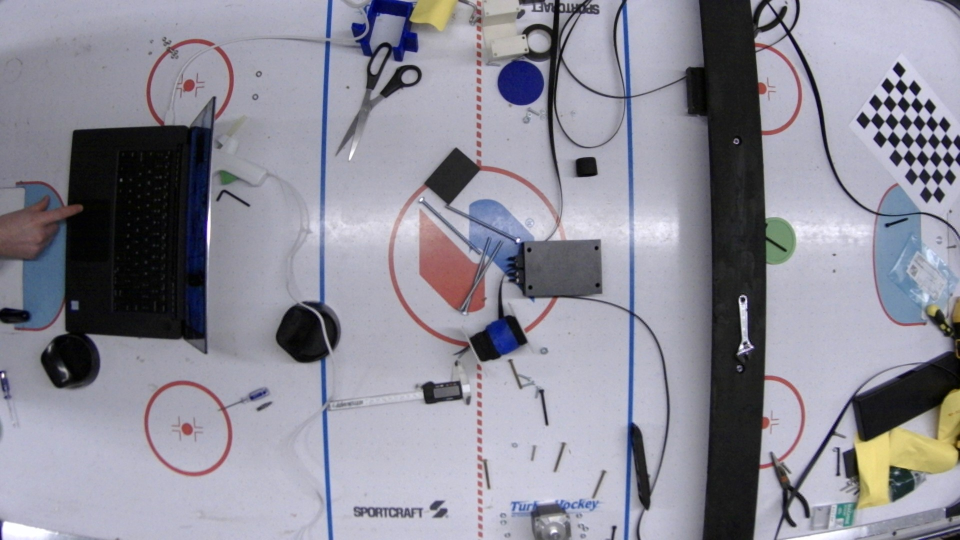
#> input picture Personals/Joey/newCalibrationPics/WIN_20231114_16_17_29_Pro.jpg, 1920 x 1080 px, found by its file name (shown at 1/2 size)
$ python undistort.py
#> lines starting #> are read from the running program, lines starting #| are printed output that depends on the picture; after the words box and inside, x2 and y2 are one past the last pixel; in counts of white or black regions, pixels touching at a corner belong together
import numpy as np
import cv2 as cv

def undistortCamera():
    # termination criteria
    criteria = (cv.TERM_CRITERIA_EPS + cv.TERM_CRITERIA_MAX_ITER, 40, 0.001)

    # prepare object points, like (0,0,0), (1,0,0), (2,0,0) ....,(6,5,0)
    objp = np.zeros((6*9,3), np.float32)
    objp[:,:2] = np.mgrid[0:9,0:6].T.reshape(-1,2)

    # Arrays to store object points and image points from all the images.
    objpoints = [] # 3d point in real world space
    imgpoints = [] # 2d points in image plane.
    images = ['newCalibrationPics\WIN_20231114_16_17_29_Pro.jpg',
'newCalibrationPics\WIN_20231114_16_17_28_Pro.jpg',
'newCalibrationPics\WIN_20231114_16_17_03_Pro.jpg',
'newCalibrationPics\WIN_20231114_16_17_02_Pro.jpg',
'newCalibrationPics\WIN_20231114_16_16_47_Pro.jpg',
'newCalibrationPics\WIN_20231114_16_16_40_Pro.jpg',
'newCalibrationPics\WIN_20231114_16_16_32_Pro.jpg',
'newCalibrationPics\WIN_20231114_16_16_28_Pro.jpg',
'newCalibrationPics\WIN_20231114_16_16_17_Pro.jpg',
'newCalibrationPics\WIN_20231114_16_16_10_Pro.jpg',
'newCalibrationPics\WIN_20231114_16_16_07_Pro.jpg',
'newCalibrationPics\WIN_20231114_16_16_05_Pro.jpg']
    for fname in images:
        img = cv.imread(fname)
#> img is the input picture: shape (1080, 1920, 3); mean B, G, R 152.1, 140.2, 141.2
        gray = cv.cvtColor(img, cv.COLOR_BGR2GRAY)
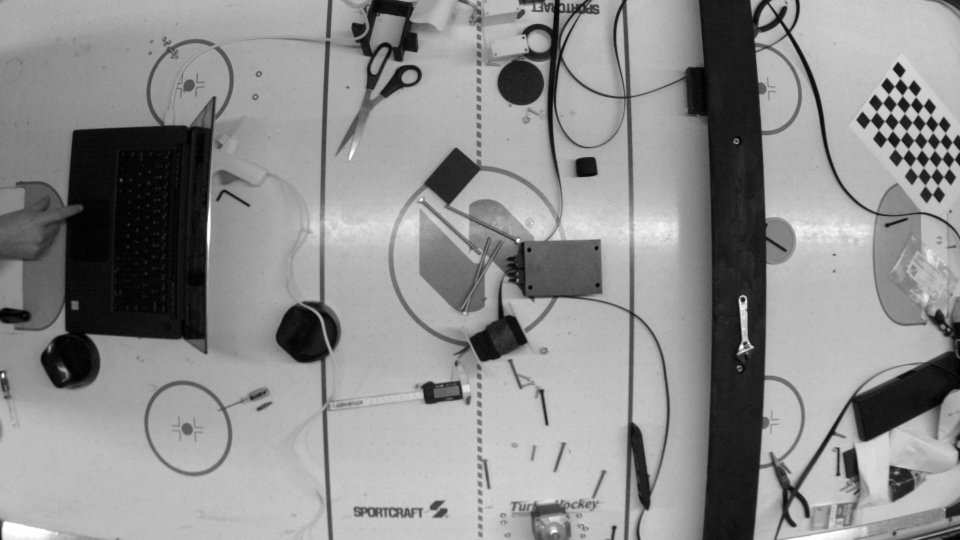
#> gray: shape (1080, 1920) (shown at 1/2 size); min 0, max 255, mean 141.8
        # Find the chess board corners
        ret, corners = cv.findChessboardCorners(gray, (9,6), None)
#> ret = False; corners = None
        # If found, add object points, image points (after refining them)
        if ret == True:
            objpoints.append(objp)
            corners2 = cv.cornerSubPix(gray,corners, (11,11), (-1,-1), criteria)
            imgpoints.append(corners2)
            # Draw and display the corners
            cv.drawChessboardCorners(img, (9,6), corners2, ret)
            cv.imshow('img', img)
            cv.waitKey(500)
#> pass 2 of the loop in undistortCamera, `for fname in images:`:
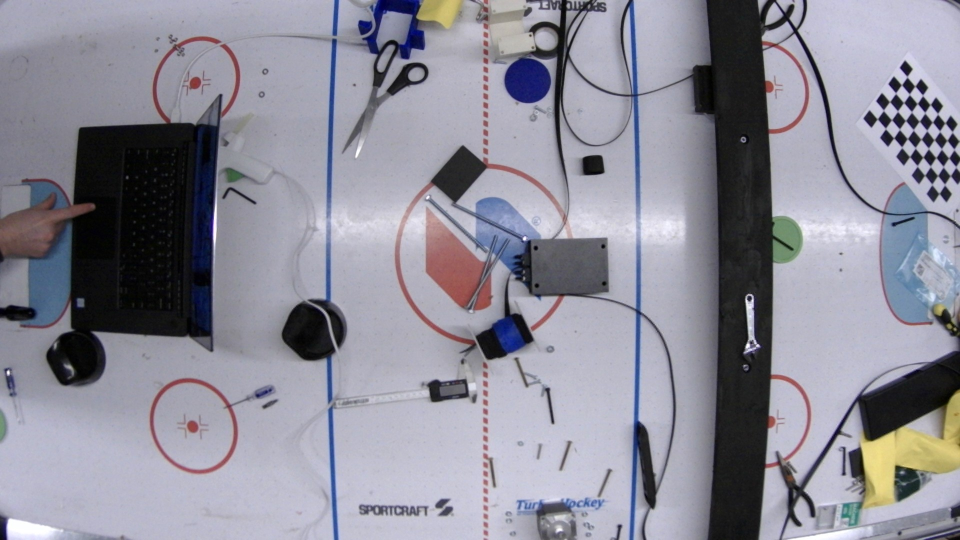
#> input picture Personals/Joey/newCalibrationPics/WIN_20231114_16_17_28_Pro.jpg, 1920 x 1080 px, found by its file name (shown at 1/2 size)
#> in undistortCamera, img is the input picture: shape (1080, 1920, 3); mean B, G, R 152.3, 140.2, 141.2
#> in undistortCamera, `gray = cv.cvtColor(img, cv.COLOR_BGR2GRAY)`:
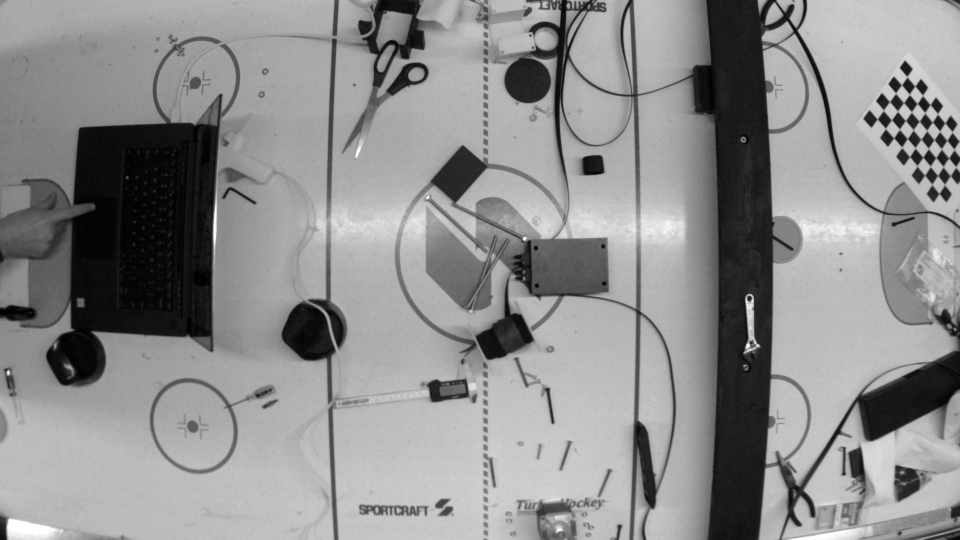
#> gray: shape (1080, 1920) (shown at 1/2 size); min 0, max 255, mean 141.8
#> pass 3 of the loop in undistortCamera, `for fname in images:`:
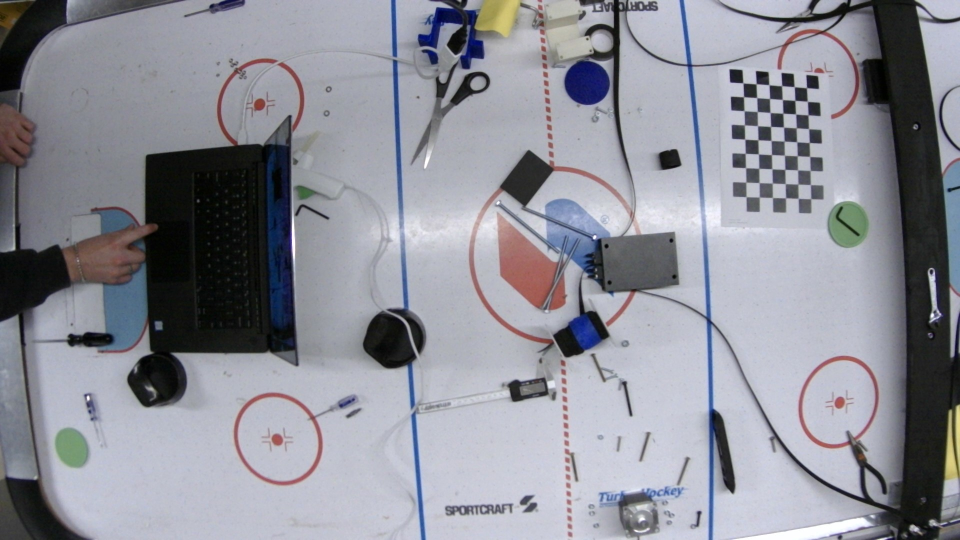
#> input picture Personals/Joey/newCalibrationPics/WIN_20231114_16_17_03_Pro.jpg, 1920 x 1080 px, found by its file name (shown at 1/2 size)
#> in undistortCamera, img is the input picture: shape (1080, 1920, 3); mean B, G, R 152, 142.9, 141.8
#> in undistortCamera, `gray = cv.cvtColor(img, cv.COLOR_BGR2GRAY)`:
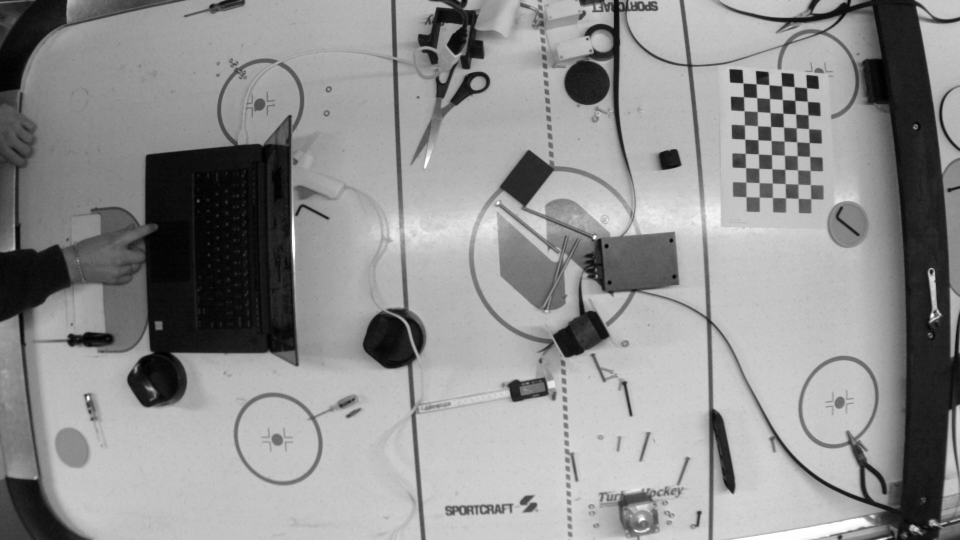
#> gray: shape (1080, 1920) (shown at 1/2 size); min 0, max 255, mean 143.6
#> ret = True; corners = 54 rows, first 8: [1612.5, 174.7], [1616, 202], [1617.9, 231], [1618.4, 257.1], [1619, 285.6], [1619.9, 313.2], [1620.8, 341.4], [1621.9, 369]
#> corners2 = 54 rows, first 8: [1613.5, 175.8], [1615.2, 203.1], [1616.6, 230.2], [1617.7, 257.8], [1619, 285.5], [1619.8, 313.3], [1620.8, 341.4], [1621.4, 369.6]
#> in undistortCamera, `cv.drawChessboardCorners(img, (9,6), corners2, ret)`:
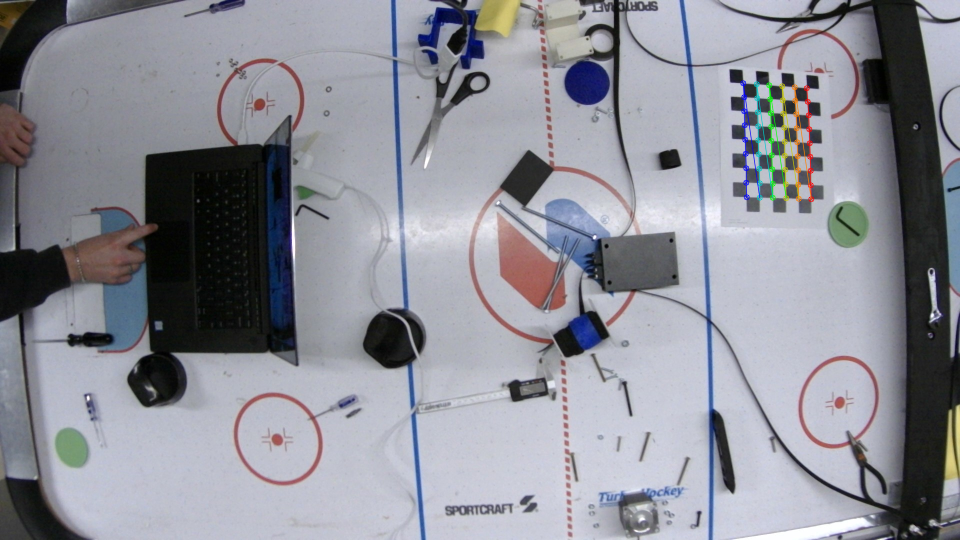
#> img: shape (1080, 1920, 3) (shown at 1/2 size); 0.55% of pixels changed, all inside (x1, y1, x2, y2) = (1480, 160, 1629, 405)
#> the loop made 7 passes; the first 3 are shown
    cv.destroyAllWindows()

    ret, mtx, dist, rvecs, tvecs = cv.calibrateCamera(objpoints, imgpoints, gray.shape[::-1],None,None)

    img = cv.imread('newCalibrationPics\WIN_20231114_16_16_05_Pro.jpg')
    h,  w = img.shape[:2]
    newcameramtx, roi=cv.getOptimalNewCameraMatrix(mtx,dist,(w,h),1,(w,h))

    # undistort
    dst = cv.undistort(img, mtx, dist, None, newcameramtx)

    # crop the image
    x,y,w,h = roi
    dst = dst[y:y+h, x:x+w]
    cv.imwrite('calibresult.png',dst)

    cv.imshow('original', cv.imread('newCalibrationPics\WIN_20231114_16_16_05_Pro.jpg'))
    cv.imshow('fixed', dst)
    cv.waitKey(50000)

    cv.destroyAllWindows()

if __name__ == '__main__':
#> (the run stopped early here; a loop or call above may not have finished)
